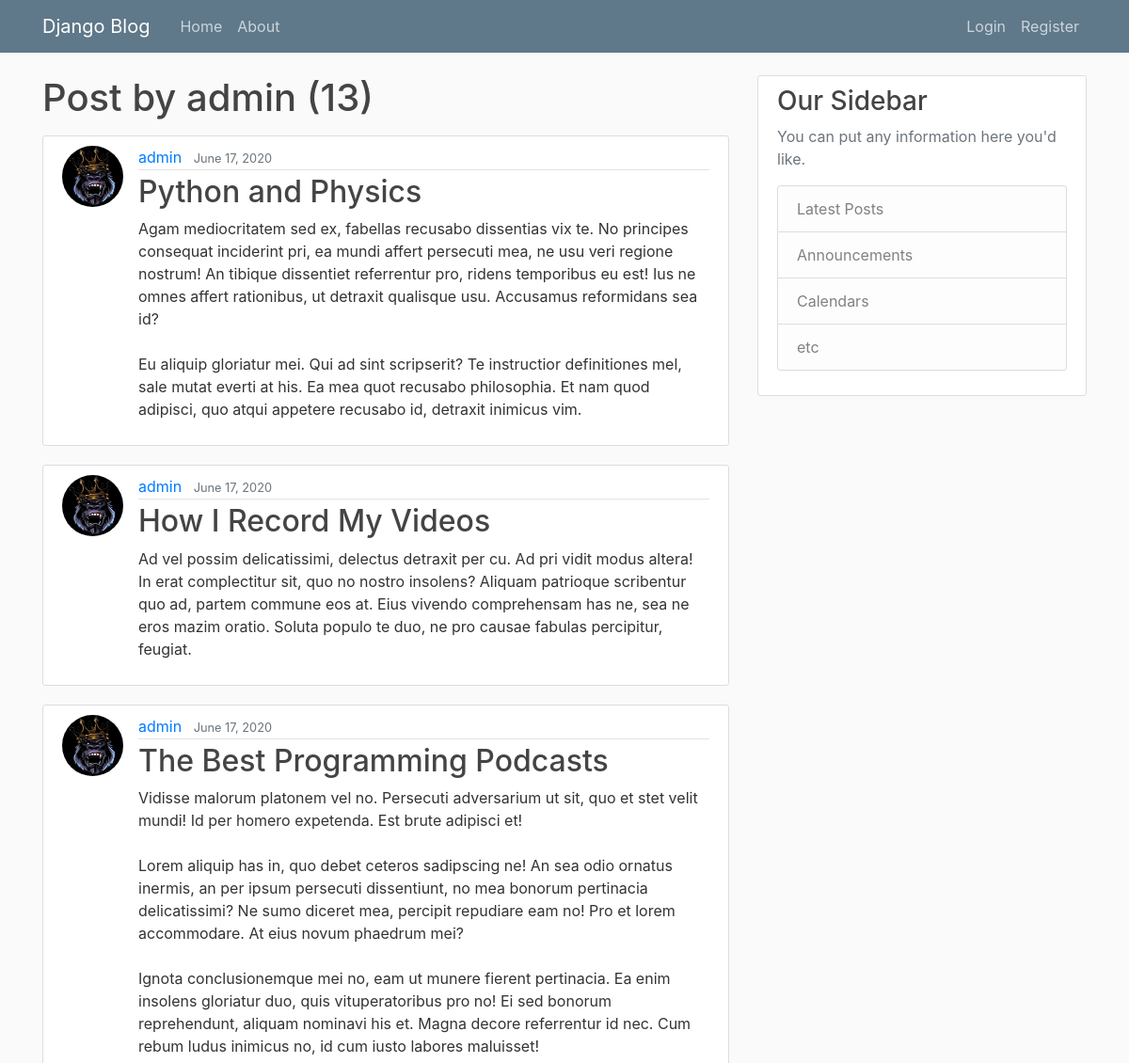
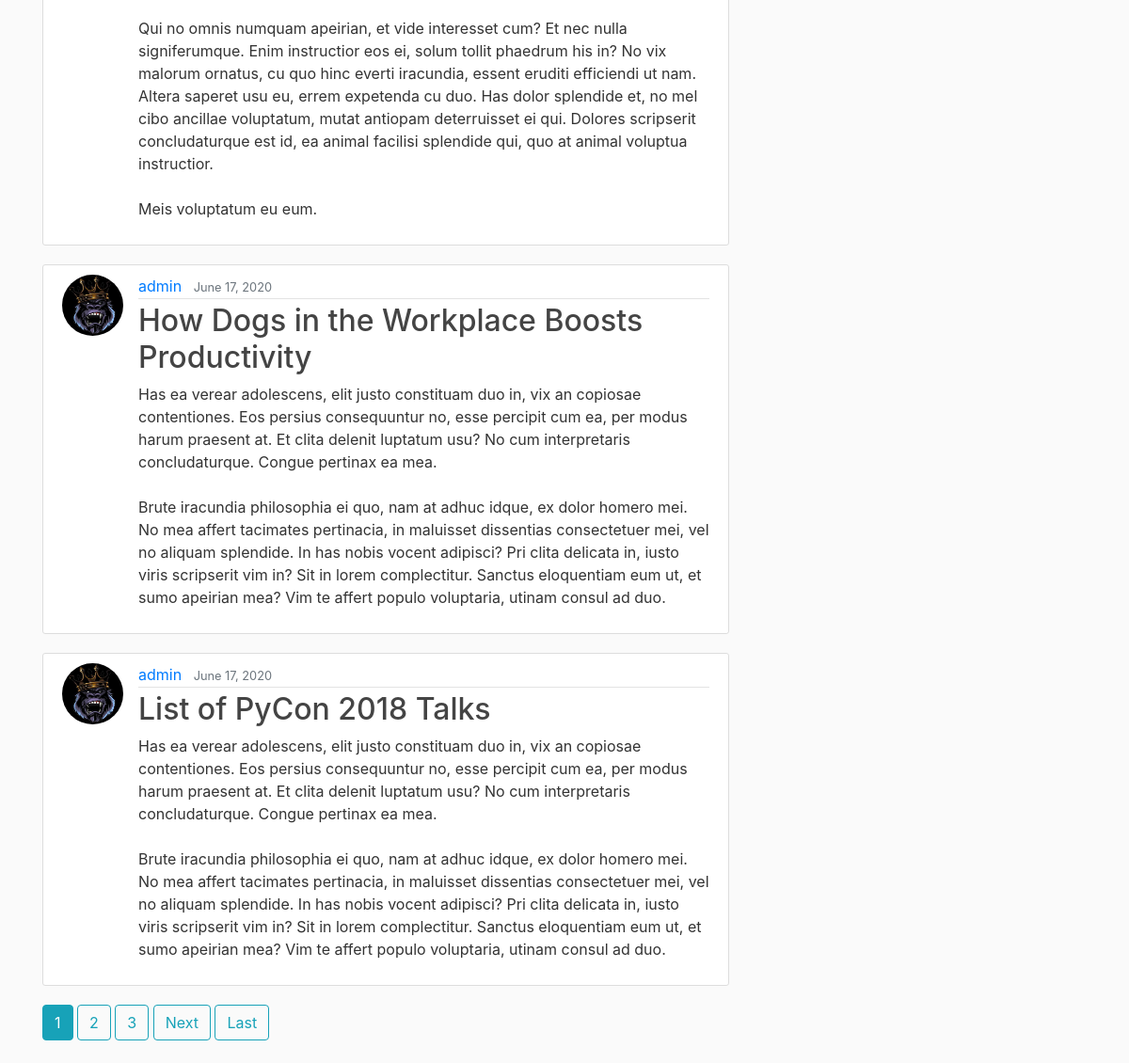
Screenshot of /user/admin with the database file from the repository (2 pictures, top to bottom).
### blog/models.py (models this page shows, shortened)
class Post(models.Model):
    title = models.CharField(max_length=100)
    content = models.TextField()
    date_posted = models.DateTimeField(default=timezone.now)
    author = models.ForeignKey(User, on_delete=models.CASCADE)

### users/models.py (models this page shows, shortened)
class Profile(models.Model):
    user = models.OneToOneField(User, on_delete=models.CASCADE)
    image = models.ImageField(default='default.jpg', upload_to='profile_pics')

### blog/views.py (the view)
# urls.py: path('user/<str:username>', UserPostListView.as_view(), name='user_posts'),
class UserPostListView(ListView):
    model = Post
    template_name = 'blog/user_posts.html'
    context_object_name = 'posts'
    ordering = ['-date_posted']
    paginate_by = 5
    def get_queryset(self):
        user = get_object_or_404(User, username=self.kwargs.get('username'))
        return Post.objects.filter(author=user).order_by('-date_posted')

### templates/blog/user_posts.html (shortened to what this page needs)
{% extends "blog/base.html" %}
{% block content %}
    <h1 class="mb-3">Post by {{ view.kwargs.username }} ({{ page_obj.paginator.count }})</h1>
    {% for post in posts %}
        <article class="media content-section">
          <img class="rounded-circle article-img" src="{{ post.author.profile.image.url }}">
          <div class="media-body">
            <div class="article-metadata">
              <a class="mr-2" href="{% url 'user_posts' post.author.username %}">{{ post.author }}</a>
              <small class="text-muted">{{ post.date_posted|date:"F d, Y" }}</small>
            </div>
              <h2><a class="article-title" href="{% url 'post_detail' post.id%}">{{ post.title }}</a></h2>
            <p class="article-content">{{ post.content }}</p>
          </div>
        </article>
    {% endfor %}
    {% if is_paginated %}
      {% for num in page_obj.paginator.page_range %}
        {% if page_obj.number == num %}
          <a class="btn btn-info mb-4" href="?page={{ num }}">{{ num }}</a>
        {% elif num > page_obj.number|add:'-3' and num < page_obj.number|add:'3' %}
          <a class="btn btn-outline-info mb-4" href="?page={{ num }}">{{ num }}</a>
        {% endif %}
      {% endfor %}
      {% if page_obj.has_next %}
        <a class="btn btn-outline-info mb-4" href="?page={{ page_obj.next_page_number }}">Next</a>
        <a class="btn btn-outline-info mb-4" href="?page={{ page_obj.paginator.num_pages }}">Last</a>
      {% endif %}
    {% endif %}
{% endblock content %}

### static/blog/main.css (style rules this page uses)
body { background: #fafafa; color: #333333; margin-top: 5rem; }
h1, h2, h3, h4, h5, h6 { color: #444444; }
.content-section { background: #ffffff; padding: 10px 20px; border: 1px solid #dddddd; border-radius: 3px; margin-bottom: 20px; }
.article-title { color: #444444; }
.article-content { white-space: pre-line; }
.article-img { height: 65px; width: 65px; margin-right: 16px; }
.article-metadata { padding-bottom: 1px; margin-bottom: 4px; border-bottom: 1px solid #e3e3e3 }

### rows the page displays
Post: author.profile.image (picture), author "admin", date_posted "June 17, 2020", title "Python and Physics", content "Agam mediocritatem sed ex, fabellas recusabo dissentias vix te. No principes consequat inciderint pri, ea mundi affert persecuti mea, ne usu veri regione nostrum! An tibique dissentiet referrentur pro, ridens temporibus eu est! Ius ne omnes affert rationibus, ut detraxit qualisque usu. Accusamus reformidans sea id? Eu aliquip gloriatur mei. Qui ad sint scripserit? Te instructior definitiones mel, sale mutat everti at his. Ea mea quot recusabo philosophia. Et nam quod adipisci, quo atqui appetere recusabo id, detraxit inimicus vim."
Post: author.profile.image (picture), author "admin", date_posted "June 17, 2020", title "How I Record My Videos", content "Ad vel possim delicatissimi, delectus detraxit per cu. Ad pri vidit modus altera! In erat complectitur sit, quo no nostro insolens? Aliquam patrioque scribentur quo ad, partem commune eos at. Eius vivendo comprehensam has ne, sea ne eros mazim oratio. Soluta populo te duo, ne pro causae fabulas percipitur, feugiat."
Post: author.profile.image (picture), author "admin", date_posted "June 17, 2020", title "The Best Programming Podcasts", content "Vidisse malorum platonem vel no. Persecuti adversarium ut sit, quo et stet velit mundi! Id per homero expetenda. Est brute adipisci et! Lorem aliquip has in, quo debet ceteros sadipscing ne! An sea odio ornatus inermis, an per ipsum persecuti dissentiunt, no mea bonorum pertinacia delicatissimi? Ne sumo diceret mea, percipit repudiare eam no! Pro et lorem accommodare. At eius novum phaedrum mei? Ignota conclusionemque mei no, eam ut munere fierent pertinacia. Ea enim insolens gloriatur duo, quis vituperatoribus pro no! Ei sed bonorum reprehendunt, aliquam nominavi his et. Magna decore referrentur id nec. Cum rebum ludus inimicus no, id cum iusto labores maluisset! Qui no omnis numquam…"
Post: author.profile.image (picture), author "admin", date_posted "June 17, 2020", title "How Dogs in the Workplace Boosts Productivity", content "Has ea verear adolescens, elit justo constituam duo in, vix an copiosae contentiones. Eos persius consequuntur no, esse percipit cum ea, per modus harum praesent at. Et clita delenit luptatum usu? No cum interpretaris concludaturque. Congue pertinax ea mea. Brute iracundia philosophia ei quo, nam at adhuc idque, ex dolor homero mei. No mea affert tacimates pertinacia, in maluisset dissentias consectetuer mei, vel no aliquam splendide. In has nobis vocent adipisci? Pri clita delicata in, iusto viris scripserit vim in? Sit in lorem complectitur. Sanctus eloquentiam eum ut, et sumo apeirian mea? Vim te affert populo voluptaria, utinam consul ad duo."
Post: author.profile.image (picture), author "admin", date_posted "June 17, 2020", title "List of PyCon 2018 Talks", content "Has ea verear adolescens, elit justo constituam duo in, vix an copiosae contentiones. Eos persius consequuntur no, esse percipit cum ea, per modus harum praesent at. Et clita delenit luptatum usu? No cum interpretaris concludaturque. Congue pertinax ea mea. Brute iracundia philosophia ei quo, nam at adhuc idque, ex dolor homero mei. No mea affert tacimates pertinacia, in maluisset dissentias consectetuer mei, vel no aliquam splendide. In has nobis vocent adipisci? Pri clita delicata in, iusto viris scripserit vim in? Sit in lorem complectitur. Sanctus eloquentiam eum ut, et sumo apeirian mea? Vim te affert populo voluptaria, utinam consul ad duo."

### other values shown
{{ view.kwargs.username }} "admin"
{{ page_obj.paginator.count }} "13"
{{ num }} "1"
{{ num }} "2" "3"
